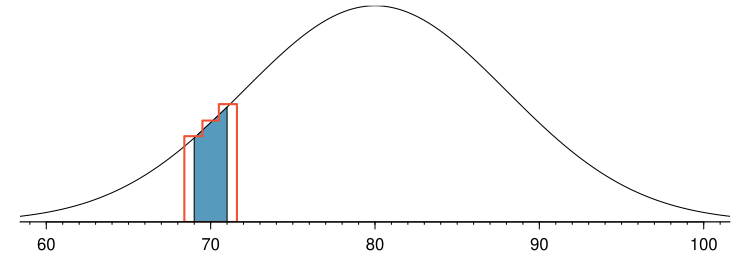

Recreate this plot in R.
library(openintro)
data(COL)

k <- 0:400
p <- 0.2
n <- 400

myPDF('normApproxToBinomFail.pdf', 7.5, 2.6,
      mar = c(1.9, 1, 0.3, 1),
      mgp = c(2.2, 0.6, 0),
      tcl = -0.35)

X <- seq(40, 120, 0.01)
Y <- dnorm(X, 80, 8)
plot(X, Y,
     type = "l",
     xlim = c(60, 100),
     axes = FALSE,
     xlab = "",
     ylab = "",
     yaxs="i")
polygon(c(69, 69, 71, 71),
        dnorm(c(-1000, 69, 71, -1000), 80, 8),
        col = COL[1])
polygon(rep(c(67.9, 69, 70, 71.1), rep(2, 4)) + 0.5,
        dbinom(c(-1000, 69, 69, 70, 70, 71, 71, -1000), 400, .2),
        border = COL[4],
        lwd = 2)
axis(1)
axis(1,
     1:200,
     rep("", 200),
     tcl = -0.12)
abline(h = 0)

dev.off()
